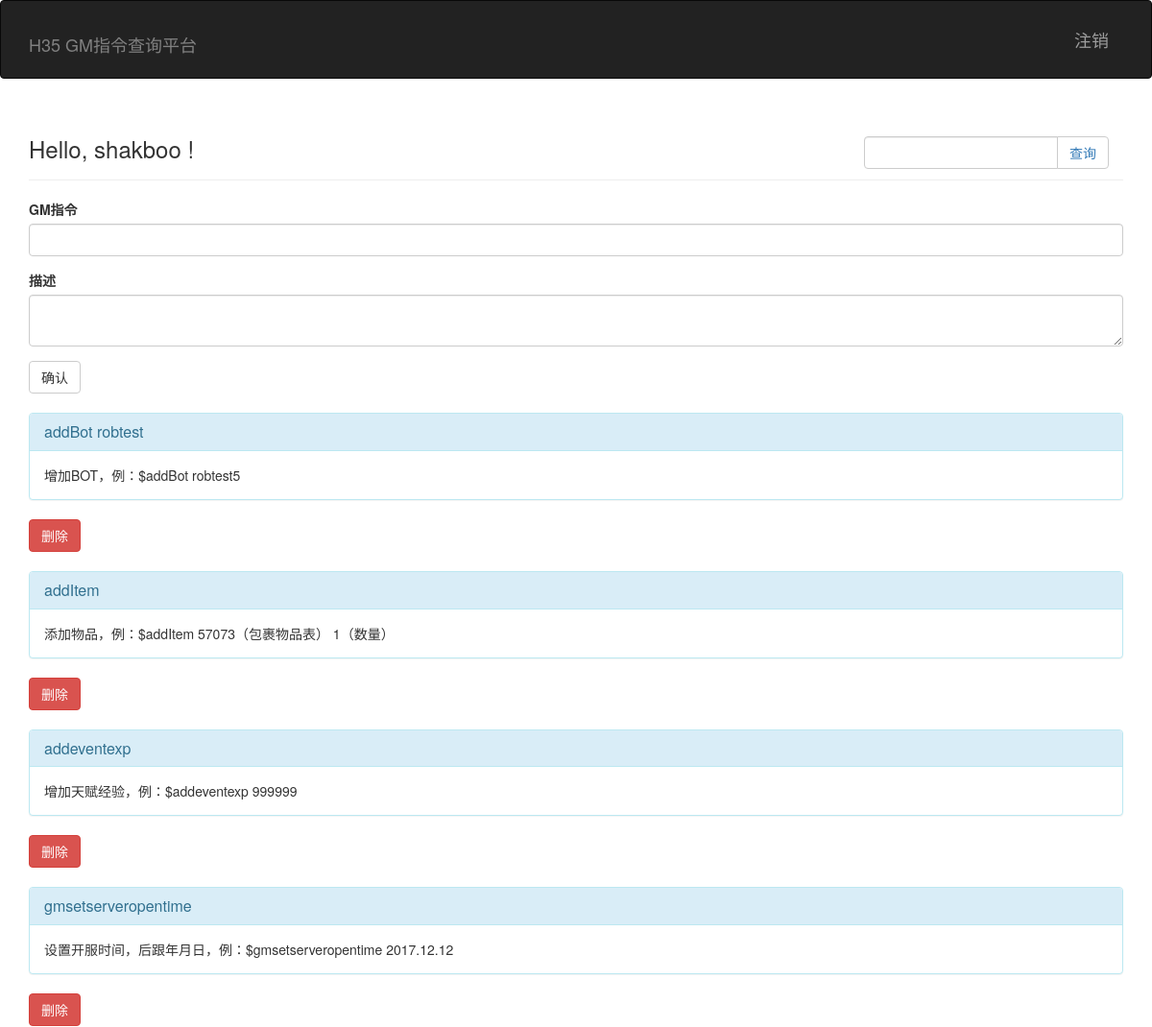
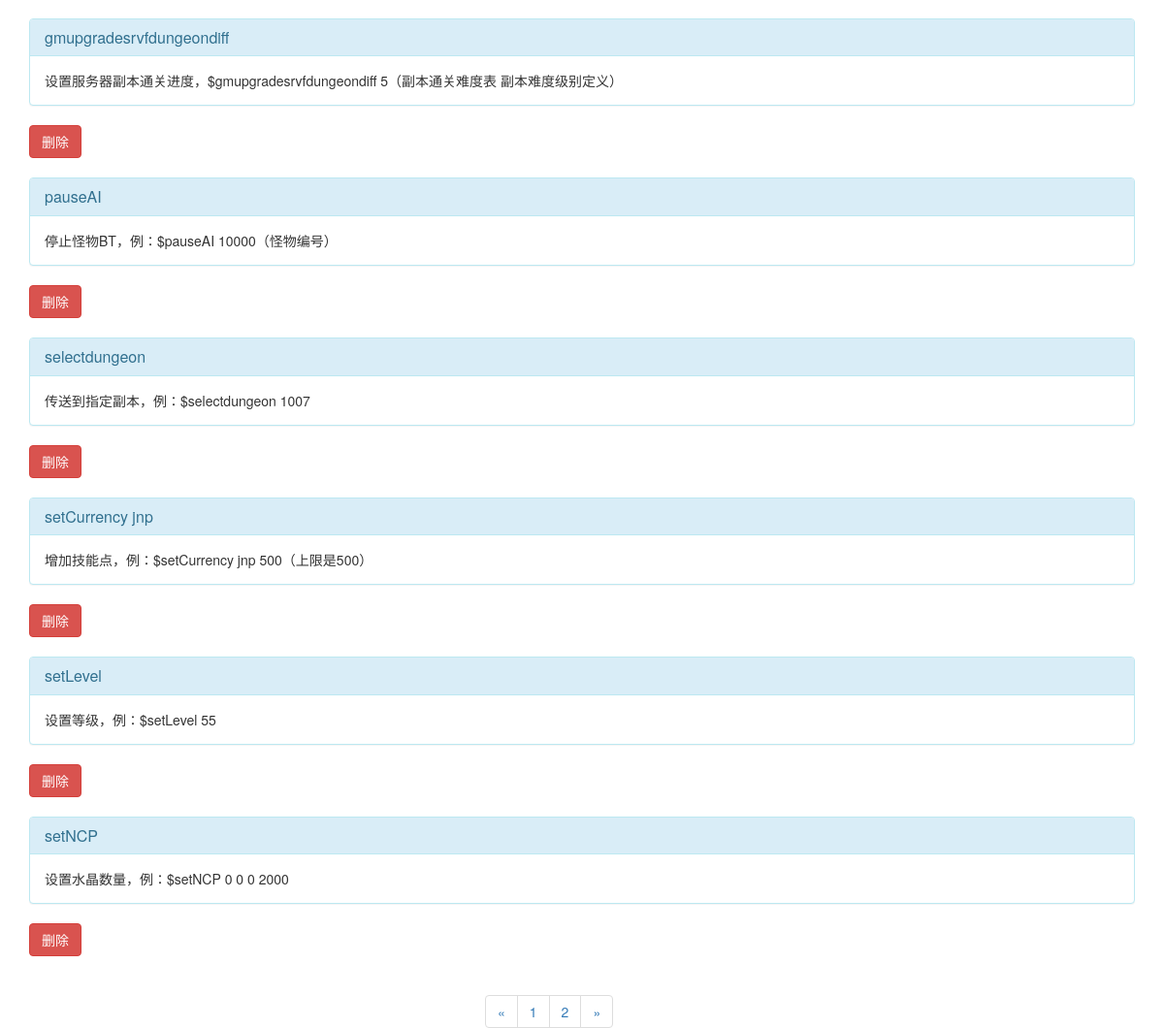
The page / (signed in) on the database its author committed (2 pictures, top to bottom).
### app/models.py (models this page shows, shortened)
class User(UserMixin, db.Model):
    __tablename__ = 'users'
    id = db.Column(db.Integer, primary_key = True)
    username = db.Column(db.String(64), unique=True, index=True)
    password_hash = db.Column(db.String(128))
    role_id = db.Column(db.Integer, db.ForeignKey('roles.id'))
    posts = db.relationship('Post', backref = 'author', lazy = 'dynamic')
    @property
    def password(self):
        raise AttributeError('password is not readable attribute')
    def is_shakboo(self):
        if self.username == "shakboo":
            return True
        return False
    def is_login(self):
        return True

class Post(db.Model):
    __tablename__ = 'posts'
    gm = db.Column(db.String(128), primary_key = True)
    info = db.Column(db.Text)
    timestamp = db.Column(db.DateTime, index=True, default = datetime.utcnow)
    author_id = db.Column(db.Integer, db.ForeignKey('users.id'))

### app/main/views.py (the view)
@main.route('/', methods = ['GET','POST'])
def index():
    try:
        if current_user.is_login():
            pass
    except:
            return redirect(url_for('auth.login'))
    form1 = PostForm()
    if form1.validate_on_submit():
        post = Post(gm=form1.gm.data, info=form1.info.data)
        db.session.add(post)
        return redirect(url_for('.index'))
    if request.method == 'POST':
        delete_gm = request.form['for_query']
        delete_gm_find = Post.query.filter_by(gm=delete_gm).first()
        db.session.delete(delete_gm_find)
        return redirect(url_for('.index'))
    page = request.args.get('page', 1, type=int)
    pagination = Post.query.order_by('gm').paginate(page,POSTS_PER_PAGE,False)
    posts = pagination.items
    return render_template('index.html', form=form1,posts = posts,pagination=pagination)

### app/main/forms.py
class PostForm(Form):
    gm = StringField('GM指令', validators=[Required(),Length(1,64)])
    info = TextAreaField('描述',validators = [Required()])
    submit1 = SubmitField('确认')

### app/models.py (called while the page is built)
@login_manager.user_loader
def load_user(user_id):
    return User.query.get(int(user_id))

### app/templates/index.html (shortened to what this page needs)
{% extends "base.html" %}
{% import "bootstrap/wtf.html" as wtf %}
{% block page_content %}
<div class="page-header">
        <div class="col-lg-3 pull-right col-sm-5 col-md-4 col-xs-6">
                <form class="input-group" method="post" action="{{ url_for('auth.query') }}">
                    <input type="text" class="form-control" id="user-input" name="userInput">
                    <span class="input-group-btn">
                        <button class="btn btn-default btn-query" type="submit"><a style="text-decoration:none"> 查询</a></button>
                    </span>
                </form>
        </div>
    <h3>Hello,
        {% if current_user.is_authenticated %}
        {{ current_user.username }}
        {% else %}
        Stranger
        {% endif %}!
    </h3>
</div>
<div>
    {% if current_user.is_shakboo() %}
        {{ wtf.quick_form(form) }}
    {% endif %}
</div>
<br>
<div class="posts">
    {% for post in posts %}
    <form class="post" method="post" action="{{ url_for('main.index') }}">
        <div class="panel panel-info">
            <div class="panel-heading">
                <h3 class="panel-title gm-exist">{{ post.gm }}</h3>
            </div>
            <div class="panel-body info-exist">{{ post.info }}</div>
        </div>
        {% if current_user.is_shakboo() %}
            <button class="btn btn-danger btn-query" type="submit" name="delete"><a style="text-decoration:none"><font style="color:white"> 删除</font></a></button>
        {% endif %}
    </form>
        {% if current_user.is_shakboo() %}
            <br>
        {% endif %}
    {% endfor %}
</div>
<ul class="pagination center-block" style="width:200px">
    <li>
        <a href="{% if pagination.has_prev %}{{url_for('.index',page=pagination.page-1)}}{% else %}#{% endif %}" >«</a>
    </li>
        {% for p in pagination.iter_pages() %}
            <li>
            <a href="{{ url_for('.index',page=p)}}">{{p}}</a>
            </li>
        {% endfor %}
    <li>
        <a href="{%if pagination.has_next %}{{url_for('.index',page=pagination.page+1)}}{% else %}#{% endif %}" >»</a>
    </li>
</ul>
{% endblock %}

### rows shown on the page
User: username "shakboo"
Post: gm "addBot robtest", info "增加BOT，例：$addBot robtest5"
Post: gm "addItem", info "添加物品，例：$addItem 57073（包裹物品表） 1（数量）"
Post: gm "addeventexp", info "增加天赋经验，例：$addeventexp 999999"
Post: gm "gmsetserveropentime", info "设置开服时间，后跟年月日，例：$gmsetserveropentime 2017.12.12"
Post: gm "gmupgradesrvfdungeondiff", info "设置服务器副本通关进度，$gmupgradesrvfdungeondiff 5（副本通关难度表 副本难度级别定义）"
Post: gm "pauseAI", info "停止怪物BT，例：$pauseAI 10000（怪物编号）"
Post: gm "selectdungeon", info "传送到指定副本，例：$selectdungeon 1007"
Post: gm "setCurrency jnp", info "增加技能点，例：$setCurrency jnp 500（上限是500）"
Post: gm "setLevel", info "设置等级，例：$setLevel 55"
Post: gm "setNCP", info "设置水晶数量，例：$setNCP 0 0 0 2000"

### other values the page prints
{{ p }} "1" "2"
